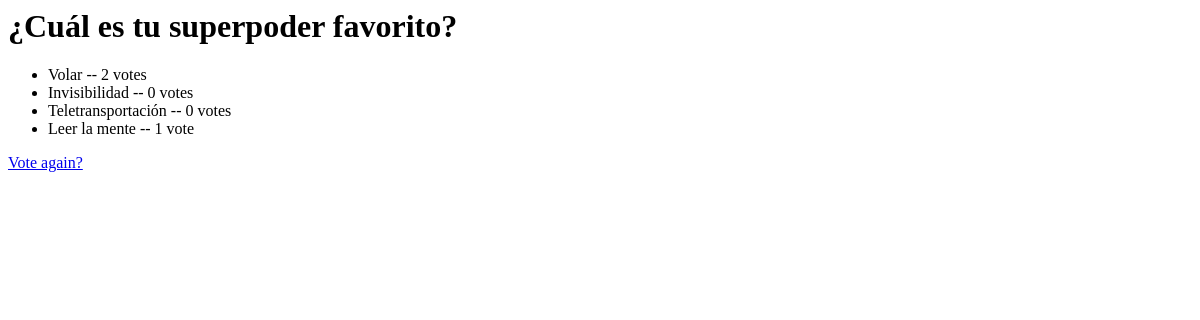
The page /polls/2/results/ on the database as committed earlier.
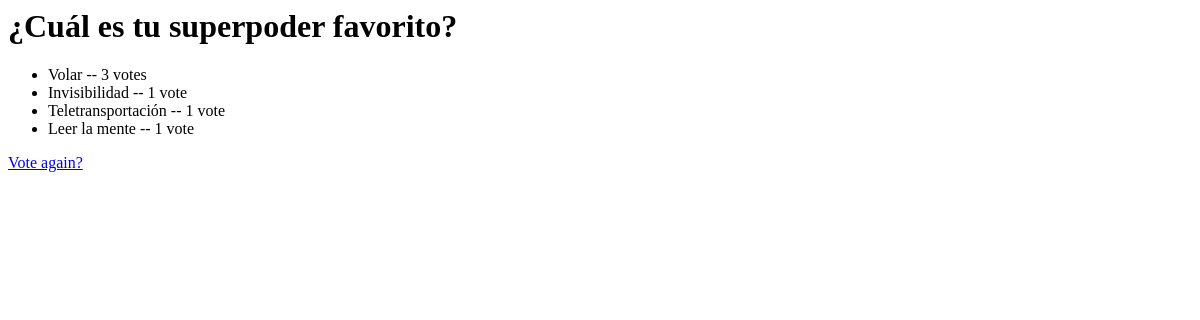
The same page on the database as committed later.
### polls/models.py (models this page shows, shortened)
class Question(models.Model):
    question_text = models.CharField(max_length=200)
    pub_date = models.DateTimeField("date published")

class Choice(models.Model):
    question = models.ForeignKey(Question, on_delete=models.CASCADE)
    choice_text = models.CharField(max_length=200)
    votes = models.IntegerField(default=0)

### polls/views.py (the view)
# urls.py: path("<int:pk>/results/", views.ResultsView.as_view(), name="results"),
class ResultsView(DetailView):
    model = Question
    template_name = "polls/results.html";
    context_object_name = "question"

### polls/templates/polls/results.html
<h1>{{ question.question_text }}</h1>
<ul>
{% for choice in question.choice_set.all %}
    <li>{{ choice.choice_text }} -- {{ choice.votes }} vote{{ choice.votes|pluralize }}</li>
{% endfor %}
</ul>
<a href="{% url 'polls:detail' question.id %}">Vote again?</a>

Rows that differ between the two databases and show on the page:
changed Choice "Volar": votes "2" → "3"
changed Choice "Invisibilidad": votes "0" → "1"
changed Choice "Teletransportación": votes "0" → "1"
